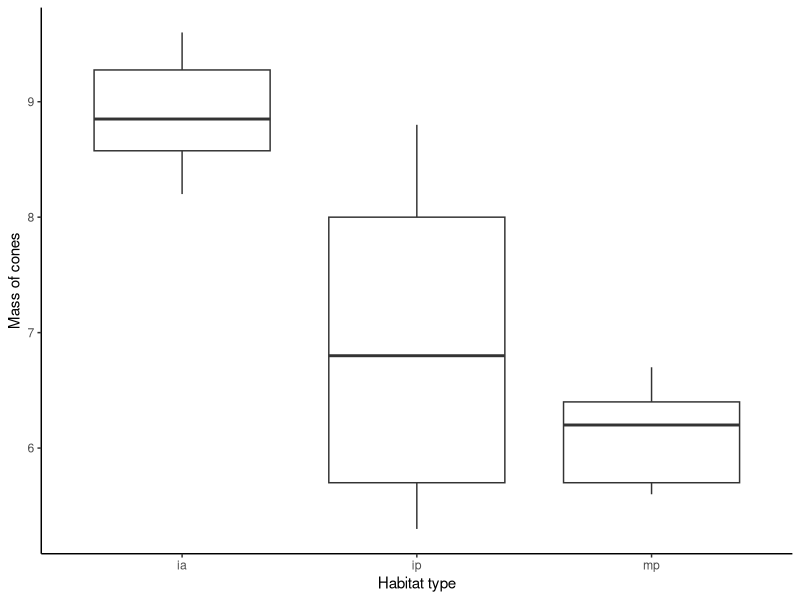

Write the R code that produced this figure.
## ---- chunk 1
knitr::opts_chunk$set(echo = TRUE)
## ---- chunk 2
cone <- read.csv("lodgepole.csv")
## ---- chunk 3
cone_null <- lm(conesize ~ 1, cone)
cone_alt <- lm(conesize ~ type, cone)
## ---- chunk 4
library(ggplot2)
ggplot(cone, aes(x=type, y=conesize)) +
  geom_boxplot() +
  labs(x="Habitat type", y="Mass of cones") +
  theme_classic()
## ---- chunk 5
cone_ANOVA <- aov(conesize ~ type, data = cone)
## ---- chunk 6
summary(cone_ANOVA)
## ---- chunk 7
AIC(cone_null, cone_alt)
## ---- chunk 8
TukeyHSD(cone_ANOVA)
